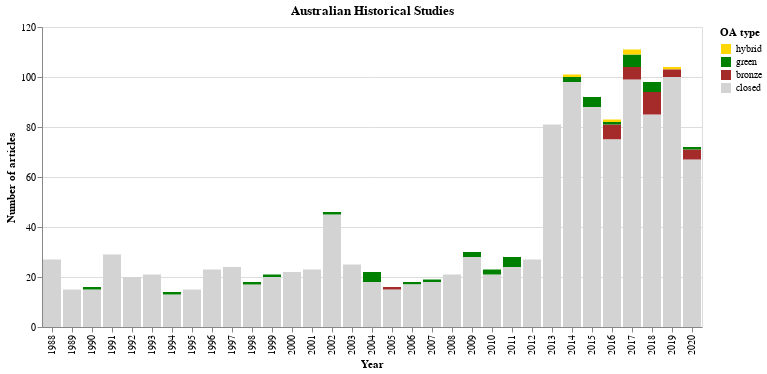

The notebook cell this image was saved under:
### Code cell
chart_oa_status(df_ahs_unique, title='Australian Historical Studies')

### Figure 1 — Vega-Lite specification as saved in the notebook (floating-point values rounded to 4 significant figures; data arrays with more than 128 entries replaced by an {"elided": "..."} marker saying what was removed)
{"config": {"view": {"continuousWidth": 400, "continuousHeight": 300}}, "data": {"name": "data-7cadd0fb49efb17b8193ae5742378ea3"}, "mark": "bar", "encoding": {"color": {"type": "nominal", "field": "oa_status", "legend": {"title": "OA type"}, "scale": {"range": ["gold", "green", "brown", "lightgrey"]}, "sort": {"field": "order", "order": "descending"}}, "order": {"type": "quantitative", "field": "order"}, "tooltip": [{"type": "quantitative", "aggregate": "count", "title": "Number of articles"}, {"type": "nominal", "field": "oa_status", "title": "OA type"}], "x": {"type": "ordinal", "field": "year", "title": "Year"}, "y": {"type": "quantitative", "aggregate": "count", "axis": {"tickMinStep": 1}, "title": "Number of articles"}}, "title": "Australian Historical Studies", "$schema": "https://vega.github.io/schema/vega-lite/v4.8.1.json", "datasets": {"data-7cadd0fb49efb17b8193ae5742378ea3": {"elided": "1305 records"}}}
